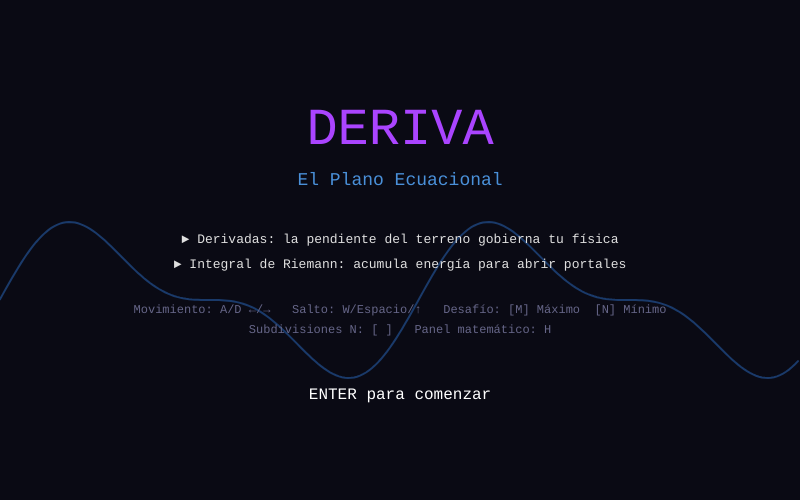
Frame 1 (no input)
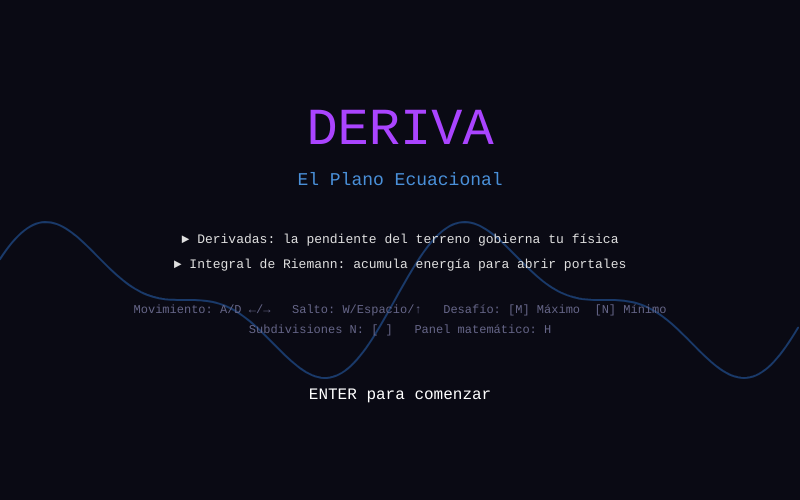
Frame 60 (no input)
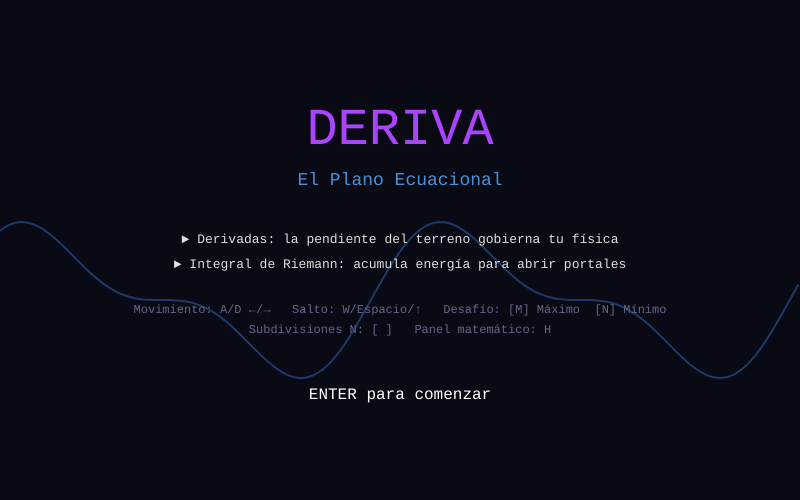
Frame 120 (the mouse pressed at the canvas centre since frame 60)

The p5.js sketch that drew these frames (run headless with seeded random() and noise() and a simulated clock; from frame 60 on, the mouse is pressed at the canvas centre):

// p5.js sketch
// ── sketch.js
// Game state
let gameState = 'MENU';
let currentLevelIndex = 0;
let cameraX = 0;
let levelTimer = 0;
let riemannHistory = [];
let energy = 0;
let riemannN = CONFIG.RIEMANN_N_DEFAULT;
let enemies = [];
let portalX = CONFIG.WORLD_WIDTH - 200;
let showMathPanel = true;
let menuXOffset = 0;
let paused = false;
let levelStats = [];
let collectedCriticals = 0;
let challengeState = null; // active anomaly classification challenge
let zoneAlert = null;      // { message, timer, isWarning }
let lastInDangerZone = null;

function setup() {
  createCanvas(CONFIG.WIDTH, CONFIG.HEIGHT);
  textFont('monospace');
  frameRate(60);
}

function loadLevel(index) {
  currentLevelIndex = index;
  Terrain.build(index);
  Player.init();
  Enemies.build(index);
  riemannHistory = [];
  energy = 0;
  levelTimer = CONFIG.LEVEL_TIME * 60;
  cameraX = 0;
  collectedCriticals = 0;
  challengeState = null;
  zoneAlert = null;
  lastInDangerZone = null;
}

function draw() {
  background(CONFIG.COLORS.BG);

  switch (gameState) {
    case 'MENU':         drawMenu();                  break;
    case 'INSTRUCTIONS': drawInstructions();           break;
    case 'PLAYING':      drawPlaying();                break;
    case 'LEVEL_COMPLETE': drawLevelCompleteScreen();  break;
    case 'GAME_OVER':    HUD.drawGameOver();           break;
    case 'WIN':          drawWinScreen();              break;
  }
}

// ─── MENU ────────────────────────────────────────────────────────────────────

function drawMenu() {
  menuXOffset += 0.4;

  // Animated sine wave background
  stroke('#1a3a6a');
  strokeWeight(2);
  noFill();
  beginShape();
  for (let sx = 0; sx <= CONFIG.WIDTH; sx += 3) {
    const wx = sx + menuXOffset;
    const y = CONFIG.HEIGHT * 0.6 - 60 * Math.sin(wx * 0.015) - 30 * Math.sin(wx * 0.03);
    vertex(sx, y);
  }
  endShape();

  // Title
  noStroke();
  textFont('monospace');
  textAlign(CENTER, CENTER);

  fill('#aa44ff');
  textSize(52);
  text('DERIVA', CONFIG.WIDTH / 2, 130);

  fill('#4a90d9');
  textSize(18);
  text('El Plano Ecuacional', CONFIG.WIDTH / 2, 180);

  fill(CONFIG.COLORS.HUD_TEXT);
  textSize(13);
  text('► Derivadas: la pendiente del terreno gobierna tu física', CONFIG.WIDTH / 2, 240);
  text('► Integral de Riemann: acumula energía para abrir portales', CONFIG.WIDTH / 2, 265);

  fill('#666688');
  textSize(12);
  text('Movimiento: A/D ←/→   Salto: W/Espacio/↑   Desafío: [M] Máximo  [N] Mínimo', CONFIG.WIDTH / 2, 310);
  text('Subdivisiones N: [ ]   Panel matemático: H', CONFIG.WIDTH / 2, 330);

  // Blinking prompt
  if (Math.floor(frameCount / 30) % 2 === 0) {
    fill('#ffffff');
    textSize(16);
    text('ENTER para comenzar', CONFIG.WIDTH / 2, 395);
  }
}

// ─── INSTRUCTIONS ────────────────────────────────────────────────────────────

function drawInstructions() {
  menuXOffset += 0.4;

  // Same animated wave as menu
  stroke('#1a3a6a');
  strokeWeight(2);
  noFill();
  beginShape();
  for (let sx = 0; sx <= CONFIG.WIDTH; sx += 3) {
    const wx = sx + menuXOffset;
    const y = CONFIG.HEIGHT * 0.6 - 60 * Math.sin(wx * 0.015) - 30 * Math.sin(wx * 0.03);
    vertex(sx, y);
  }
  endShape();

  // Header
  noStroke();
  textFont('monospace');
  textAlign(CENTER, TOP);
  fill('#aa44ff');
  textSize(22);
  text('CÓMO JUGAR', CONFIG.WIDTH / 2, 18);

  // Divider
  stroke('#333366');
  strokeWeight(1);
  line(40, 48, CONFIG.WIDTH - 40, 48);
  noStroke();

  const lh = 18;
  textAlign(LEFT, TOP);
  textSize(12);

  // ── Left column: El desafío de clasificación ────────────────────────────────
  const lx = 44;
  let ly = 58;

  fill('#ffdd44');
  textSize(13);
  text('── CLASIFICAR ANOMALÍAS ──', lx, ly); ly += lh + 4;

  fill('#aaccff');
  textSize(11);
  text('Al tocar ★ o ◆ aparece un DESAFÍO:', lx, ly); ly += lh + 2;

  fill(CONFIG.COLORS.HUD_TEXT);
  text('  Lee f\'\'(x) en la pantalla y decide:', lx, ly); ly += lh + 6;

  fill('#ffdd44');
  textSize(12);
  text('  [M]  si  f\'\'(x) < 0  →  Máximo local', lx, ly); ly += lh + 2;
  fill('#44ffaa');
  text('  [N]  si  f\'\'(x) > 0  →  Mínimo local', lx, ly); ly += lh + 8;

  fill('#aaccff');
  textSize(11);
  text('Resultado:', lx, ly); ly += lh;
  fill('#44ff88');
  text('  ¡Correcto!  →  ★ SUPER-SALTO  /  ◆ +ENERGÍA', lx, ly); ly += lh;
  fill('#ff6666');
  text('  Incorrecto  →  la anomalía se corrompe', lx, ly); ly += lh;
  fill(CONFIG.COLORS.HUD_TEXT);
  text('               y se vuelve un enemigo activo', lx, ly); ly += lh + 8;

  fill('#aaccff');
  textSize(11);
  text('Pista: la regla siempre aparece', lx, ly); ly += lh;
  fill('#888888');
  text('  f\'\'(x) < 0 → cima (máx)  |  f\'\'(x) > 0 → valle (mín)', lx, ly); ly += lh + 8;

  fill('#ff9999');
  textSize(11);
  text('Anomalías sueltas: donde f(x) < umbral', lx, ly); ly += lh;
  fill(CONFIG.COLORS.HUD_TEXT);
  text('  son ya enemigos — sáltalos encima', lx, ly);

  // ── Right column: Física del terreno + Integral ─────────────────────────────
  const rx = CONFIG.WIDTH / 2 + 20;
  let ry = 58;

  fill('#4a90d9');
  textSize(13);
  text('── FÍSICA Y ENERGÍA ──', rx, ry); ry += lh + 4;

  fill('#aaccff');
  textSize(11);
  text('El terreno es f(x). Su pendiente te afecta:', rx, ry); ry += lh + 4;

  fill('#ffdd44');
  text('  f\'(x) > 0  ↗  cuesta arriba  →  frenas', rx, ry); ry += lh;
  fill('#44ffaa');
  text('  f\'(x) < 0  ↘  cuesta abajo  →  aceleras', rx, ry); ry += lh;
  fill('#aaccff');
  text('  f\'(x) ≈ 0  →  estás en un punto crítico', rx, ry); ry += lh + 8;

  fill('#4a90d9');
  textSize(13);
  text('Energía = Integral de velocidad:', rx, ry); ry += lh + 2;
  fill('#00ffcc');
  textSize(13);
  text('  E = ∫v(t)dt  ≈  Σ v(tᵢ)·Δt', rx, ry); ry += lh + 4;

  fill(CONFIG.COLORS.HUD_TEXT);
  textSize(11);
  text('Panel inferior-derecha: N rectángulos', rx, ry); ry += lh;
  text('bajo la curva v(t). Más N = mejor aprox.', rx, ry); ry += lh;
  fill('#888888');
  text('  teclas [ ] cambian N  (5 – 50)', rx, ry); ry += lh + 8;

  fill('#aa44ff');
  textSize(11);
  text('Portal al final del nivel:', rx, ry); ry += lh;
  fill(CONFIG.COLORS.HUD_TEXT);
  text('  llégale con  E ≥ umbral  para abrirlo', rx, ry); ry += lh;
  fill('#888888');
  text('  la barra superior muestra E=actual/meta', rx, ry);

  // ── Bottom bar: controls + prompt ──────────────────────────────────────────
  stroke('#333366');
  strokeWeight(1);
  line(40, CONFIG.HEIGHT - 74, CONFIG.WIDTH - 40, CONFIG.HEIGHT - 74);
  noStroke();

  fill('#666688');
  textSize(12);
  textAlign(CENTER, TOP);
  text('Moverse: A/D ← →   Saltar: W/Espacio/↑   Desafío: [M] Máximo  [N] Mínimo   Pausa: ESC', CONFIG.WIDTH / 2, CONFIG.HEIGHT - 66);

  if (Math.floor(frameCount / 30) % 2 === 0) {
    fill('#ffffff');
    textSize(15);
    text('ENTER para comenzar', CONFIG.WIDTH / 2, CONFIG.HEIGHT - 42);
  }
}

// ─── PLAYING ─────────────────────────────────────────────────────────────────

function drawPlaying() {
  if (paused) {
    drawPauseOverlay();
    return;
  }

  const level = LEVELS[currentLevelIndex];

  // Camera follow with lerp
  const targetCamX = Player.get().x - CONFIG.WIDTH / 2.5;
  cameraX = lerp(cameraX, targetCamX, 0.08);
  cameraX = constrain(cameraX, 0, CONFIG.WORLD_WIDTH - CONFIG.WIDTH);

  // Draw terrain with playerX for proximity pulse
  Terrain.draw(cameraX, Player.get().x);

  // Check critical point collection (triggers challenge)
  checkCriticalCollections();

  // Draw portal
  drawPortal();

  // Update and draw enemies, collect energy bonus
  const eBonus = Enemies.update();
  if (eBonus > 0) energy += eBonus;
  Enemies.draw(cameraX);

  // Update challenge or player physics (mutually exclusive)
  if (challengeState) {
    updateChallenge();
  } else {
    Player.update(level.fn);
  }
  Player.draw(cameraX);

  // Timer and energy only tick when no challenge is active
  if (!challengeState) {
    levelTimer--;
    if (levelTimer <= 0) {
      Player.get().lives = Math.max(0, Player.get().lives - 1);
      if (Player.get().lives <= 0) {
        gameState = 'GAME_OVER';
        return;
      }
      levelTimer = CONFIG.LEVEL_TIME * 60;
    }

    // Riemann history — rolling 240-sample window for visualization
    const spd = Math.abs(Player.get().vx);
    riemannHistory.push({ t: frameCount, v: spd });
    if (riemannHistory.length > 240) riemannHistory.shift();

    // Energy accumulates as running Riemann sum: E = ∫v(t)dt
    energy += spd * CONFIG.DT;
  }

  // Game over check
  if (Player.get().lives <= 0) {
    gameState = 'GAME_OVER';
    return;
  }

  // Zone detection: alert when entering/leaving danger zone
  if (!challengeState) {
    const currentFx = level.fn(Player.get().x);
    const inDanger = currentFx < level.enemyThreshold;
    if (lastInDangerZone !== inDanger) {
      lastInDangerZone = inDanger;
      zoneAlert = {
        message: inDanger
          ? '⚠ f(x) < ' + level.enemyThreshold + '  →  zona de anomalías'
          : '✓ f(x) > 0  →  zona segura',
        timer: 150,
        isWarning: inDanger,
      };
    }
    if (zoneAlert) {
      zoneAlert.timer--;
      if (zoneAlert.timer <= 0) zoneAlert = null;
    }
  }

  // Portal activation check
  const px = Player.get().x;
  const distToPortal = Math.abs(px - portalX);
  if (distToPortal < 30 && energy >= level.energyGoal) {
    levelStats[currentLevelIndex] = {
      energy,
      goal: level.energyGoal,
      history: [...riemannHistory],
    };
    gameState = 'LEVEL_COMPLETE';
    return;
  }

  // HUD
  const critPts = Terrain.getCriticalPoints();
  HUD.draw({
    lives: Player.get().lives,
    levelName: level.name,
    fnStr: level.fnStr,
    energy,
    energyGoal: level.energyGoal,
    levelTimer,
    riemannHistory,
    riemannN,
    showMathPanel,
    currentLevelFn: level.fn,
    playerX: Player.get().x,
    cameraX,
    collectedCriticals,
    totalCriticals: critPts.length,
  });

  // Zone alert overlay
  HUD.drawZoneAlert(zoneAlert);

  // Challenge overlay (on top of everything)
  if (challengeState) {
    HUD.drawChallenge(challengeState);
  }
}

function checkCriticalCollections() {
  if (challengeState) return; // Don't trigger new challenge while one is active

  const player = Player.get();
  const critPts = Terrain.getCriticalPoints();

  for (let i = 0; i < critPts.length; i++) {
    if (Terrain.isCollected(i)) continue;
    const cp = critPts[i];
    const cpY = Terrain.getY(cp.x);
    const dx = Math.abs(player.x - cp.x);
    const dy = Math.abs(player.y - cpY);

    if (dx < 20 && dy < 28) {
      // Mark collected immediately so it doesn't re-trigger
      Terrain.collectPoint(i);

      const fn = LEVELS[currentLevelIndex].fn;
      challengeState = {
        cpIndex: i,
        cp: { ...cp },
        cpY,
        d1: derivative(fn, cp.x),
        d2: secondDerivative(fn, cp.x),
        timeLeft: CONFIG.CHALLENGE_TIME * 60,
        feedback: null,
        feedbackTimer: 0,
      };
      break;
    }
  }
}

function updateChallenge() {
  if (!challengeState) return;

  if (challengeState.feedback !== null) {
    challengeState.feedbackTimer--;
    if (challengeState.feedbackTimer <= 0) challengeState = null;
    return;
  }

  challengeState.timeLeft--;
  if (challengeState.timeLeft <= 0) {
    // Timeout: point already gone, close silently
    challengeState = null;
  }
}

function answerChallenge(answer) {
  if (!challengeState || challengeState.feedback !== null) return;

  const correct = answer === challengeState.cp.type;
  challengeState.feedback = correct ? 'correct' : 'wrong';
  challengeState.feedbackTimer = 100;

  if (correct) {
    collectedCriticals++;
    if (challengeState.cp.type === 'max') {
      Player.superJump();
    } else {
      energy += 20;
    }
  } else {
    Enemies.spawnCorrupted(challengeState.cp.x);
  }
}

function drawPortal() {
  const screenX = portalX - cameraX;
  if (screenX < -40 || screenX > CONFIG.WIDTH + 40) return;

  const level = LEVELS[currentLevelIndex];
  const active = energy >= level.energyGoal;
  const pulse = active ? 0.5 + 0.5 * Math.sin(frameCount * 0.1) : 0.3 + 0.1 * Math.sin(frameCount * 0.03);
  const r = 24 + pulse * 12;
  const terrainY = Terrain.getY(portalX);

  push();
  noFill();
  stroke(active ? '#aa44ff' : '#553377');
  strokeWeight(3);
  ellipse(screenX, terrainY - r, r * 2, r * 2.5);

  // Inner glow
  stroke(active ? '#cc88ff' : '#664488');
  strokeWeight(1.5);
  ellipse(screenX, terrainY - r, r * 1.2, r * 1.5);

  // Label
  noStroke();
  fill(active ? '#aa44ff' : '#553377');
  textFont('monospace');
  textSize(10);
  textAlign(CENTER, BOTTOM);
  text(active ? '◉ PORTAL' : 'E < ' + level.energyGoal, screenX, terrainY - r * 2.2 - 4);
  pop();
}

function drawPauseOverlay() {
  fill('rgba(0,0,0,0.6)');
  rect(0, 0, CONFIG.WIDTH, CONFIG.HEIGHT);
  fill('#ffffff');
  textFont('monospace');
  textSize(28);
  textAlign(CENTER, CENTER);
  text('PAUSA', CONFIG.WIDTH / 2, CONFIG.HEIGHT / 2);
  textSize(13);
  fill('#aaaaaa');
  text('ESC para continuar', CONFIG.WIDTH / 2, CONFIG.HEIGHT / 2 + 40);
}

// ─── LEVEL COMPLETE ───────────────────────────────────────────────────────────

function drawLevelCompleteScreen() {
  // Still draw world behind
  Terrain.draw(cameraX);
  Enemies.draw(cameraX);
  Player.draw(cameraX);

  const critPts = Terrain.getCriticalPoints();
  HUD.drawLevelComplete({
    levelName: LEVELS[currentLevelIndex].name,
    energy,
    energyGoal: LEVELS[currentLevelIndex].energyGoal,
    levelTimer,
    riemannHistory,
    riemannN,
    collectedCriticals,
    totalCriticals: critPts.length,
  });
}

// ─── WIN ──────────────────────────────────────────────────────────────────────

function drawWinScreen() {
  HUD.drawWin(levelStats);
}

// ─── INPUT ────────────────────────────────────────────────────────────────────

function resolveKey() {
  if (keyCode === LEFT_ARROW)  return 'ArrowLeft';
  if (keyCode === RIGHT_ARROW) return 'ArrowRight';
  if (keyCode === UP_ARROW)    return 'ArrowUp';
  if (keyCode === DOWN_ARROW)  return 'ArrowDown';
  if (keyCode === 32)          return 'Space';
  const upper = (key + '').toUpperCase();
  if (upper === 'A') return 'KeyA';
  if (upper === 'D') return 'KeyD';
  if (upper === 'W') return 'KeyW';
  return '';
}

function keyPressed() {
  const mapped = resolveKey();
  if (mapped) Player.handleKey(mapped, true);

  if (keyCode === ENTER) {
    if (gameState === 'MENU') {
      gameState = 'INSTRUCTIONS';
    } else if (gameState === 'INSTRUCTIONS') {
      loadLevel(0);
      gameState = 'PLAYING';
    } else if (gameState === 'LEVEL_COMPLETE') {
      if (currentLevelIndex < LEVELS.length - 1) {
        loadLevel(currentLevelIndex + 1);
        gameState = 'PLAYING';
      } else {
        gameState = 'WIN';
      }
    } else if (gameState === 'GAME_OVER') {
      loadLevel(currentLevelIndex);
      gameState = 'PLAYING';
    } else if (gameState === 'WIN') {
      levelStats = [];
      loadLevel(0);
      gameState = 'MENU';
    }
  }

  // Challenge answer keys (M = Máximo, N = Mínimo)
  if (gameState === 'PLAYING' && challengeState) {
    if (key === 'm' || key === 'M') answerChallenge('max');
    if (key === 'n' || key === 'N') answerChallenge('min');
  }

  if (key === 'h' || key === 'H') showMathPanel = !showMathPanel;
  if (key === ']') riemannN = Math.min(50, riemannN + 1);
  if (key === '[') riemannN = Math.max(5, riemannN - 1);
  if (keyCode === ESCAPE && gameState === 'PLAYING') paused = !paused;

  // Prevent default scroll on arrow keys / space
  if ([32, 37, 38, 39, 40].includes(keyCode)) return false;
}

function keyReleased() {
  const mapped = resolveKey();
  if (mapped) Player.handleKey(mapped, false);
}

// ── config.js
const CONFIG = {
  WIDTH: 800,
  HEIGHT: 500,
  WORLD_WIDTH: 4000,
  BASELINE: 0.62,
  DT: 1 / 60,
  GRAVITY: 0.5,
  JUMP_FORCE: -11,
  MOVE_SPEED: 3.5,
  SLOPE_DAMPING: 0.018,
  LEVEL_TIME: 60,
  RIEMANN_N_DEFAULT: 15,
  ENERGY_THRESHOLDS: [180, 240, 300],
  CHALLENGE_TIME: 5,

  COLORS: {
    BG:              '#0a0a14',
    TERRAIN_FILL:    '#1a2a4a',
    TERRAIN_LINE:    '#4a90d9',
    PLAYER:          '#ffffff',
    PLAYER_TRAIL:    '#00ffcc',
    ENEMY:           '#ff4444',
    ENEMY_CORRUPTED: '#ff8800',
    CRITICAL_MAX:    '#ffdd44',
    CRITICAL_MIN:    '#44ffaa',
    PORTAL:          '#aa44ff',
    HUD_BG:          'rgba(0,0,0,0.72)',
    HUD_TEXT:        '#e0e0e0',
    RIEMANN_FILL:    'rgba(74,144,217,0.35)',
    RIEMANN_LINE:    '#4a90d9',
    VELOCITY_CRV:    '#00ffcc',
  }
};

// ── enemies.js
const Enemies = (() => {
  let enemies = [];

  function build(levelIndex) {
    enemies = [];
    const fn = LEVELS[levelIndex].fn;
    const threshold = LEVELS[levelIndex].enemyThreshold;
    for (let wx = 300; wx < CONFIG.WORLD_WIDTH - 200; wx += 160) {
      if (fn(wx) < threshold) {
        enemies.push({
          wx,
          originX: wx,
          alive: true,
          dir: 1,
          patrolRange: 65,
          corrupted: false,
          spawnTimer: 0,
        });
      }
    }
  }

  function spawnCorrupted(wx) {
    enemies.push({
      wx,
      originX: wx,
      alive: true,
      dir: 1,
      patrolRange: 50,
      corrupted: true,
      spawnTimer: 120, // 2s grace period before it can damage the player
    });
  }

  function update() {
    const player = Player.get();
    let bonus = 0;

    for (const e of enemies) {
      if (!e.alive) continue;

      if (e.spawnTimer > 0) e.spawnTimer--;

      // Patrol movement
      e.wx += e.dir * 1.2;
      if (e.wx > e.originX + e.patrolRange) e.dir = -1;
      if (e.wx < e.originX - e.patrolRange) e.dir = 1;

      if (e.spawnTimer > 0) continue; // Not ready to collide yet

      const ey = Terrain.getY(e.wx);
      const dx = Math.abs(player.x - e.wx);
      const dy = Math.abs(player.y - ey);

      if (dx < 22 && dy < 22) {
        if (player.vy > 0 && player.y < ey) {
          e.alive = false;
          Player.superJump();
          bonus += 15;
        } else {
          Player.takeDamage();
        }
      }
    }
    return bonus;
  }

  function draw(cameraX) {
    push();
    for (const e of enemies) {
      if (!e.alive) continue;
      const sx = e.wx - cameraX;
      if (sx < -30 || sx > CONFIG.WIDTH + 30) continue;

      const ey = Terrain.getY(e.wx);

      if (e.corrupted) {
        // Pulsing orange for corrupted anomalies
        const pulse = 0.5 + 0.5 * Math.sin(frameCount * 0.18);
        fill(lerpColor(color(CONFIG.COLORS.ENEMY_CORRUPTED), color('#ffff00'), pulse * 0.4));
        stroke('#aa4400');
      } else {
        fill(CONFIG.COLORS.ENEMY);
        stroke('#aa0000');
      }
      strokeWeight(1.5);
      ellipse(sx, ey - 13, 26, 26);

      noStroke();
      fill(e.corrupted ? '#ffcc88' : '#ff9999');
      textAlign(CENTER, BOTTOM);
      textSize(9);
      textFont('monospace');
      text(e.corrupted ? '¡CORRUPTA!' : 'f(x)<0', sx, ey - 28);
    }
    pop();
  }

  function getAll() { return enemies; }

  return { build, update, draw, getAll, spawnCorrupted };
})();

// ── hud.js
const HUD = (() => {

  function draw(state) {
    const {
      lives, levelName, fnStr, energy, energyGoal,
      levelTimer, riemannHistory, riemannN,
      showMathPanel, currentLevelFn, playerX, cameraX,
      collectedCriticals, totalCriticals,
    } = state;

    drawTopBar(lives, levelName, energy, energyGoal, levelTimer);

    if (showMathPanel) {
      drawMathPanel(fnStr, playerX, currentLevelFn, riemannN);
    }

    drawRiemannPanel(riemannHistory, riemannN, energy);
  }

  function drawTopBar(lives, levelName, energy, energyGoal, levelTimer) {
    push();
    fill(CONFIG.COLORS.HUD_BG);
    noStroke();
    rect(0, 0, CONFIG.WIDTH, 36);

    // Lives
    textSize(16);
    textAlign(LEFT, CENTER);
    fill('#ff6666');
    for (let i = 0; i < 3; i++) {
      fill(i < lives ? '#ff6666' : '#444444');
      text('♥', 10 + i * 22, 18);
    }

    // Level name
    fill(CONFIG.COLORS.HUD_TEXT);
    textSize(13);
    textFont('monospace');
    textAlign(CENTER, CENTER);
    text(levelName, CONFIG.WIDTH / 2, 18);

    // Energy bar
    const barX = CONFIG.WIDTH - 200;
    const barW = 120;
    const barH = 12;
    const barY = 12;
    fill('#222244');
    rect(barX, barY, barW, barH, 3);
    const pct = Math.min(energy / energyGoal, 1);
    fill(pct >= 1 ? '#aa44ff' : '#4a90d9');
    rect(barX, barY, barW * pct, barH, 3);
    fill(CONFIG.COLORS.HUD_TEXT);
    textSize(10);
    textAlign(LEFT, CENTER);
    text('E=' + Math.round(energy) + '/' + energyGoal, barX + barW + 5, 18);

    // Timer
    const secs = Math.ceil(levelTimer / 60);
    fill(secs < 10 ? '#ff4444' : CONFIG.COLORS.HUD_TEXT);
    textSize(13);
    textAlign(RIGHT, CENTER);
    text('0:' + String(secs).padStart(2, '0'), CONFIG.WIDTH - 5, 18);

    pop();
  }

  function drawMathPanel(fnStr, playerX, fn, riemannN) {
    const px = CONFIG.WIDTH - 220;
    const py = 46;
    const pw = 215;
    const ph = 130;

    push();
    fill(CONFIG.COLORS.HUD_BG);
    stroke('#4a90d9');
    strokeWeight(1);
    rect(px, py, pw, ph, 4);

    noStroke();
    fill('#4a90d9');
    textSize(10);
    textFont('monospace');
    textAlign(LEFT, TOP);

    const lh = 16;
    let y = py + 8;

    text('── ANÁLISIS f(x) ──', px + 8, y); y += lh;

    // Truncate fnStr if too long
    const shortFn = fnStr.length > 30 ? fnStr.substring(0, 28) + '…' : fnStr;
    fill(CONFIG.COLORS.HUD_TEXT);
    text(shortFn, px + 8, y); y += lh;

    const fx = fn(playerX);
    const d1 = derivative(fn, playerX);
    const d2 = secondDerivative(fn, playerX);

    fill('#aaccff');
    text('x      = ' + playerX.toFixed(1), px + 8, y); y += lh;
    text('f(x)   = ' + fx.toFixed(2), px + 8, y); y += lh;

    const dir = d1 > 0.05 ? '↗ subiendo' : d1 < -0.05 ? '↘ bajando' : '→ plano';
    text("f'(x)  = " + d1.toFixed(3) + '  ' + dir, px + 8, y); y += lh;

    const curv = d2 < -0.05 ? '∩ cima' : d2 > 0.05 ? '∪ valle' : '≈ plano';
    text("f''(x) = " + d2.toFixed(3) + '  ' + curv, px + 8, y); y += lh;

    fill('#888888');
    text('N=' + riemannN + '  ([/] cambiar)', px + 8, y);

    pop();
  }

  function drawRiemannPanel(history, N, energy) {
    const pw = 210;
    const ph = 90;
    const px = CONFIG.WIDTH - pw - 5;
    const py = CONFIG.HEIGHT - ph - 5;

    push();
    fill(CONFIG.COLORS.HUD_BG);
    stroke('#4a90d9');
    strokeWeight(1);
    rect(px, py, pw, ph, 4);

    // Title & energy
    noStroke();
    fill('#4a90d9');
    textSize(10);
    textFont('monospace');
    textAlign(LEFT, TOP);
    text('v(t)', px + 6, py + 6);
    textAlign(RIGHT, TOP);
    text('∫v dt ≈ ' + energy.toFixed(1), px + pw - 6, py + 6);

    if (history.length < 2) { pop(); return; }

    const chartX = px + 6;
    const chartY = py + 20;
    const chartW = pw - 12;
    const chartH = ph - 28;

    // Find max velocity for scaling
    let maxV = 0.1;
    for (const s of history) { if (s.v > maxV) maxV = s.v; }

    // Draw Riemann rectangles
    const step = Math.floor(history.length / N) || 1;
    const rectW = chartW / N;

    fill(CONFIG.COLORS.RIEMANN_FILL);
    stroke(CONFIG.COLORS.RIEMANN_LINE);
    strokeWeight(0.8);

    for (let i = 0; i < N; i++) {
      const idx = Math.min(Math.floor(i * history.length / N), history.length - 1);
      const v = history[idx].v;
      const rh = map(v, 0, maxV, 0, chartH);
      rect(chartX + i * rectW, chartY + chartH - rh, rectW, rh);
    }

    // Velocity curve overlay
    stroke(CONFIG.COLORS.VELOCITY_CRV);
    strokeWeight(1.5);
    noFill();
    beginShape();
    for (let i = 0; i < history.length; i++) {
      const cx = map(i, 0, history.length - 1, chartX, chartX + chartW);
      const cy = map(history[i].v, 0, maxV, chartY + chartH, chartY);
      vertex(cx, cy);
    }
    endShape();

    // Axis
    stroke('#446688');
    strokeWeight(1);
    line(chartX, chartY + chartH, chartX + chartW, chartY + chartH);

    noStroke();
    fill('#446688');
    textSize(8);
    textAlign(RIGHT, BOTTOM);
    text('t', chartX + chartW, chartY + chartH + 2);

    pop();
  }

  function drawLevelComplete(state) {
    const { levelName, energy, energyGoal, levelTimer, riemannHistory, riemannN, collectedCriticals, totalCriticals } = state;

    push();
    fill('rgba(0,0,0,0.85)');
    rect(0, 0, CONFIG.WIDTH, CONFIG.HEIGHT);

    textFont('monospace');
    textAlign(CENTER, CENTER);

    fill('#aa44ff');
    textSize(36);
    text('PORTAL ABIERTO', CONFIG.WIDTH / 2, 100);

    fill(CONFIG.COLORS.HUD_TEXT);
    textSize(16);
    text(levelName, CONFIG.WIDTH / 2, 148);

    textSize(14);
    fill('#4a90d9');
    text('Energía: ' + energy.toFixed(1) + ' / ' + energyGoal, CONFIG.WIDTH / 2, 190);
    text('Tiempo restante: ' + Math.ceil(levelTimer / 60) + 's', CONFIG.WIDTH / 2, 212);
    text('Puntos críticos: ' + collectedCriticals + ' / ' + totalCriticals, CONFIG.WIDTH / 2, 234);

    // Static Riemann visualization
    drawStaticRiemann(riemannHistory, riemannN, 160, 260, 480, 80);

    fill('#aaaaaa');
    textSize(13);
    text('ENTER para continuar', CONFIG.WIDTH / 2, 380);

    pop();
  }

  function drawStaticRiemann(history, N, x, y, w, h) {
    if (history.length < 2) return;
    push();
    fill(CONFIG.COLORS.HUD_BG);
    stroke('#4a90d9');
    strokeWeight(1);
    rect(x, y, w, h, 4);

    let maxV = 0.1;
    for (const s of history) { if (s.v > maxV) maxV = s.v; }

    const chartX = x + 4;
    const chartY = y + 8;
    const chartW = w - 8;
    const chartH = h - 16;
    const rectW = chartW / N;

    fill(CONFIG.COLORS.RIEMANN_FILL);
    stroke(CONFIG.COLORS.RIEMANN_LINE);
    strokeWeight(0.5);
    for (let i = 0; i < N; i++) {
      const idx = Math.min(Math.floor(i * history.length / N), history.length - 1);
      const v = history[idx].v;
      const rh = map(v, 0, maxV, 0, chartH);
      rect(chartX + i * rectW, chartY + chartH - rh, rectW, rh);
    }

    stroke(CONFIG.COLORS.VELOCITY_CRV);
    strokeWeight(1.2);
    noFill();
    beginShape();
    for (let i = 0; i < history.length; i++) {
      const cx = map(i, 0, history.length - 1, chartX, chartX + chartW);
      const cy = map(history[i].v, 0, maxV, chartY + chartH, chartY);
      vertex(cx, cy);
    }
    endShape();
    pop();
  }

  function drawWin(levelStats) {
    push();
    fill('rgba(0,0,0,0.92)');
    rect(0, 0, CONFIG.WIDTH, CONFIG.HEIGHT);

    textFont('monospace');
    textAlign(CENTER, CENTER);

    fill('#ffdd44');
    textSize(38);
    text('¡MISIÓN COMPLETADA!', CONFIG.WIDTH / 2, 80);

    fill('#44ffaa');
    textSize(18);
    text('Dra. Lyra rescatada', CONFIG.WIDTH / 2, 124);

    // Level stats table
    fill(CONFIG.COLORS.HUD_TEXT);
    textSize(13);
    const cols = ['Nivel', 'Energía', 'Objetivo'];
    const colX = [CONFIG.WIDTH / 2 - 160, CONFIG.WIDTH / 2, CONFIG.WIDTH / 2 + 120];

    fill('#4a90d9');
    for (let i = 0; i < cols.length; i++) {
      textAlign(CENTER, TOP);
      text(cols[i], colX[i], 160);
    }

    for (let i = 0; i < levelStats.length; i++) {
      const st = levelStats[i];
      fill(CONFIG.COLORS.HUD_TEXT);
      const row = 180 + i * 20;
      text('Nivel ' + (i + 1), colX[0], row);
      text(st.energy.toFixed(1), colX[1], row);
      text(st.goal, colX[2], row);
    }

    // 3 mini Riemann charts
    const miniW = 200;
    const miniH = 60;
    const gap = 20;
    const totalW = 3 * miniW + 2 * gap;
    const startX = (CONFIG.WIDTH - totalW) / 2;

    for (let i = 0; i < levelStats.length; i++) {
      const mx = startX + i * (miniW + gap);
      const my = 260;
      fill('#4a90d9');
      textSize(10);
      textAlign(CENTER, BOTTOM);
      text('Nivel ' + (i + 1), mx + miniW / 2, my - 2);
      drawStaticRiemann(levelStats[i].history, 15, mx, my, miniW, miniH);
    }

    fill('#aaaaaa');
    textSize(13);
    textAlign(CENTER, CENTER);
    text('ENTER para el menú', CONFIG.WIDTH / 2, 380);
    pop();
  }

  function drawGameOver() {
    push();
    fill('rgba(0,0,0,0.88)');
    rect(0, 0, CONFIG.WIDTH, CONFIG.HEIGHT);
    textFont('monospace');
    textAlign(CENTER, CENTER);
    fill('#ff4444');
    textSize(40);
    text('GAME OVER', CONFIG.WIDTH / 2, CONFIG.HEIGHT / 2 - 30);
    fill('#aaaaaa');
    textSize(14);
    text('ENTER para reintentar', CONFIG.WIDTH / 2, CONFIG.HEIGHT / 2 + 20);
    pop();
  }

  function drawChallenge(state) {
    if (!state) return;
    push();

    fill('rgba(0,0,0,0.72)');
    noStroke();
    rect(0, 0, CONFIG.WIDTH, CONFIG.HEIGHT);

    const bw = 340;
    const bh = state.feedback ? 160 : 230;
    const bx = CONFIG.WIDTH / 2 - bw / 2;
    const by = CONFIG.HEIGHT / 2 - bh / 2 - 20;

    if (state.feedback) {
      const ok = state.feedback === 'correct';
      stroke(ok ? '#00ff88' : '#ff4444');
      fill(ok ? 'rgba(0,40,20,0.97)' : 'rgba(40,0,0,0.97)');
      strokeWeight(2);
      rect(bx, by, bw, bh, 6);
      noStroke();

      fill(ok ? '#00ff88' : '#ff4444');
      textFont('monospace');
      textSize(22);
      textAlign(CENTER, TOP);
      text(ok ? '¡Correcto!' : 'Incorrecto', CONFIG.WIDTH / 2, by + 18);

      const typeStr = state.cp.type === 'max' ? 'Máximo local' : 'Mínimo local';
      fill(CONFIG.COLORS.HUD_TEXT);
      textSize(12);
      text("f''(x) = " + state.d2.toFixed(3) + '  →  ' + typeStr, CONFIG.WIDTH / 2, by + 58);

      if (ok) {
        fill('#aaffcc');
        textSize(13);
        text(state.cp.type === 'max' ? '+SUPER-SALTO' : '+20 ENERGÍA', CONFIG.WIDTH / 2, by + 88);
      } else {
        fill('#ff9999');
        textSize(11);
        text('La anomalía se corrompió → ¡cuidado!', CONFIG.WIDTH / 2, by + 88);
        fill('#888888');
        textSize(10);
        text('f\'\'(x) < 0 → Máximo  |  f\'\'(x) > 0 → Mínimo', CONFIG.WIDTH / 2, by + 114);
      }
      pop();
      return;
    }

    // Active challenge box
    stroke('#4a90d9');
    fill('rgba(5,10,30,0.97)');
    strokeWeight(2);
    rect(bx, by, bw, bh, 6);
    noStroke();

    textFont('monospace');

    // Title
    fill('#ffdd44');
    textSize(14);
    textAlign(CENTER, TOP);
    text('⚡  ANOMALÍA DETECTADA', CONFIG.WIDTH / 2, by + 14);

    stroke('#333366');
    strokeWeight(1);
    line(bx + 10, by + 34, bx + bw - 10, by + 34);
    noStroke();

    // Math values
    textAlign(LEFT, TOP);
    fill('#aaccff');
    textSize(12);
    text("f'(x)  = " + state.d1.toFixed(4) + '  ≈  0  (punto crítico)', bx + 18, by + 44);

    const d2Hint = state.d2 < 0 ? '  < 0' : '  > 0';
    fill('#00ffcc');
    text("f''(x) = " + state.d2.toFixed(4) + d2Hint, bx + 18, by + 62);

    fill('#666688');
    textSize(10);
    text("Recuerda: f''(x) < 0 → máximo  |  f''(x) > 0 → mínimo", bx + 18, by + 86);

    // Answer options
    textSize(14);
    textAlign(CENTER, TOP);
    fill('#ffdd44');
    text('[M]  Máximo local', CONFIG.WIDTH / 2, by + 110);
    fill('#44ffaa');
    text('[N]  Mínimo local', CONFIG.WIDTH / 2, by + 134);

    // Timer bar
    const pct = state.timeLeft / (CONFIG.CHALLENGE_TIME * 60);
    const barW = bw - 24;
    fill('#222244');
    rect(bx + 12, by + bh - 34, barW, 10, 3);
    fill(pct > 0.4 ? '#4a90d9' : '#ff4444');
    rect(bx + 12, by + bh - 34, barW * pct, 10, 3);
    fill('#888888');
    textSize(9);
    textAlign(CENTER, TOP);
    text('⏱ ' + (state.timeLeft / 60).toFixed(1) + ' s', CONFIG.WIDTH / 2, by + bh - 20);

    pop();
  }

  function drawZoneAlert(alert) {
    if (!alert || alert.timer <= 0) return;
    push();
    const alpha = Math.min(1, alert.timer / 30);

    textFont('monospace');
    textSize(12);
    textAlign(CENTER, CENTER);

    const msg = alert.message;
    const tw = textWidth(msg) + 24;
    const th = 26;
    const tx = CONFIG.WIDTH / 2 - tw / 2;
    const ty = CONFIG.HEIGHT - 108;

    fill(`rgba(0,0,0,${(alpha * 0.75).toFixed(2)})`);
    noStroke();
    rect(tx, ty, tw, th, 4);

    if (alert.isWarning) {
      fill(`rgba(255,140,40,${alpha.toFixed(2)})`);
    } else {
      fill(`rgba(50,220,100,${alpha.toFixed(2)})`);
    }
    text(msg, CONFIG.WIDTH / 2, ty + th / 2);
    pop();
  }

  return { draw, drawLevelComplete, drawWin, drawGameOver, drawChallenge, drawZoneAlert };
})();

// ── levels.js
const LEVELS = [
  {
    name: "Nivel 1 — Ondas Armónicas",
    fn: (x) => 80 * Math.sin(x * 0.015) + 40 * Math.sin(x * 0.03),
    fnStr: "f(x) = 80·sin(0.015x) + 40·sin(0.03x)",
    enemyThreshold: -15,
    energyGoal: CONFIG.ENERGY_THRESHOLDS[0],
  },
  {
    name: "Nivel 2 — Cúbica Caótica",
    fn: (x) => {
      const cx = x - 2000;
      return 0.00015 * Math.pow(cx, 3) - 0.06 * Math.pow(cx, 2) + 50 * Math.cos(x * 0.022);
    },
    fnStr: "f(x) = 0.00015(x-2000)³ - 0.06(x-2000)² + 50·cos(0.022x)",
    enemyThreshold: -20,
    energyGoal: CONFIG.ENERGY_THRESHOLDS[1],
  },
  {
    name: "Nivel 3 — Resonancia Final",
    fn: (x) => 100 * Math.sin(x * 0.01) * Math.cos(x * 0.025) + 30 * Math.sin(x * 0.05),
    fnStr: "f(x) = 100·sin(0.01x)·cos(0.025x) + 30·sin(0.05x)",
    enemyThreshold: -18,
    energyGoal: CONFIG.ENERGY_THRESHOLDS[2],
  }
];

// ── math.js
function derivative(f, x, h = 0.8) {
  return (f(x + h) - f(x - h)) / (2 * h);
}

function secondDerivative(f, x, h = 0.8) {
  return (f(x + h) - 2 * f(x) + f(x - h)) / (h * h);
}

function riemannSum(samples, dt) {
  return samples.reduce((acc, s) => acc + s.v * dt, 0);
}

function findCriticalPoints(f, xStart, xEnd, step = 12, minSpacing = 180) {
  const points = [];
  let lastX = -minSpacing;
  for (let x = xStart; x < xEnd; x += step) {
    if (x - lastX < minSpacing) continue;
    const d1 = derivative(f, x);
    const d1next = derivative(f, x + step);

    if (d1 * d1next < 0) {
      // Sign change in f'(x): d1 > 0 means we were ascending → now descending = MAX
      points.push({ x, type: d1 > 0 ? 'max' : 'min' });
      lastX = x;
    } else if (Math.abs(d1) < 0.3) {
      // Very flat but no clear crossover: fall back to f''(x) sign
      const d2 = secondDerivative(f, x);
      if (Math.abs(d2) > 0.02) {
        points.push({ x, type: d2 < 0 ? 'max' : 'min' });
        lastX = x;
      }
    }
  }
  return points;
}

// ── player.js
const Player = (() => {
  let state = {
    x: 80,
    y: 0,
    vx: 0,
    vy: 0,
    onGround: false,
    lives: 3,
    invincible: 0,
    trail: [],
  };

  let keys = {};

  function init() {
    state.x = 80;
    state.y = Terrain.getY(80) - 14;
    state.vx = 0;
    state.vy = 0;
    state.onGround = false;
    state.lives = 3;
    state.invincible = 0;
    state.trail = [];
  }

  function resetPosition() {
    state.x = 80;
    state.y = Terrain.getY(80) - 14;
    state.vx = 0;
    state.vy = 0;
    state.onGround = false;
    state.invincible = 90;
  }

  function handleKey(code, pressed) {
    keys[code] = pressed;
  }

  function update(currentLevelFn) {
    if (keys['ArrowLeft'] || keys['KeyA']) {
      state.vx = -CONFIG.MOVE_SPEED;
    } else if (keys['ArrowRight'] || keys['KeyD']) {
      state.vx = CONFIG.MOVE_SPEED;
    } else {
      state.vx *= 0.85;
    }

    // f'(x) creates slope-dependent friction/acceleration
    const slope = derivative(currentLevelFn, state.x);
    state.vx -= slope * CONFIG.SLOPE_DAMPING * Math.abs(state.vx + 1);

    state.vy += CONFIG.GRAVITY;
    state.x += state.vx;
    state.y += state.vy;

    state.x = Math.max(0, Math.min(CONFIG.WORLD_WIDTH - 1, state.x));

    const terrainY = Terrain.getY(state.x);
    if (state.y >= terrainY) {
      state.y = terrainY;
      state.vy = 0;
      state.onGround = true;
    } else {
      state.onGround = false;
    }

    if (state.onGround && (keys['ArrowUp'] || keys['KeyW'] || keys['Space'])) {
      state.vy = CONFIG.JUMP_FORCE;
      state.onGround = false;
    }

    state.trail.push({ x: state.x, y: state.y });
    if (state.trail.length > 12) state.trail.shift();

    if (state.y > CONFIG.HEIGHT + 100) {
      state.lives = Math.max(0, state.lives - 1);
      resetPosition();
    }

    if (state.invincible > 0) state.invincible--;
  }

  function superJump() {
    state.vy = CONFIG.JUMP_FORCE * 1.6;
    state.onGround = false;
  }

  function takeDamage() {
    if (state.invincible > 0) return false;
    state.lives = Math.max(0, state.lives - 1);
    state.invincible = 90;
    return true;
  }

  function draw(cameraX) {
    push();

    for (let i = 0; i < state.trail.length; i++) {
      const t = state.trail[i];
      const alpha = map(i, 0, state.trail.length - 1, 0, 150);
      const r = map(i, 0, state.trail.length - 1, 4, 10);
      const sx = t.x - cameraX;
      const col = color(CONFIG.COLORS.PLAYER_TRAIL);
      col.setAlpha(alpha);
      noStroke();
      fill(col);
      ellipse(sx, t.y, r, r);
    }

    const sx = state.x - cameraX;

    if (state.invincible > 0 && frameCount % 6 < 3) {
      pop();
      return;
    }

    stroke('#00ffcc');
    strokeWeight(2);
    fill(CONFIG.COLORS.PLAYER);
    ellipse(sx, state.y, 28, 28);

    pop();
  }

  function get() { return state; }

  return { init, update, draw, handleKey, get, takeDamage, superJump, resetPosition };
})();

// ── terrain.js
const Terrain = (() => {
  let currentLevel = null;
  let criticalPoints = [];
  let collectedPoints = new Set();

  function build(levelIndex) {
    currentLevel = LEVELS[levelIndex];
    collectedPoints = new Set();
    criticalPoints = findCriticalPoints(currentLevel.fn, 0, CONFIG.WORLD_WIDTH);
  }

  function getY(worldX) {
    const baseline = CONFIG.HEIGHT * CONFIG.BASELINE;
    return baseline - currentLevel.fn(worldX);
  }

  function draw(cameraX, playerX) {
    push();

    // Terrain fill
    fill(CONFIG.COLORS.TERRAIN_FILL);
    stroke(CONFIG.COLORS.TERRAIN_LINE);
    strokeWeight(2);
    beginShape();
    for (let sx = 0; sx <= CONFIG.WIDTH; sx += 2) {
      const wx = sx + cameraX;
      vertex(sx, getY(wx));
    }
    vertex(CONFIG.WIDTH, CONFIG.HEIGHT);
    vertex(0, CONFIG.HEIGHT);
    endShape(CLOSE);

    // Critical point markers
    for (let i = 0; i < criticalPoints.length; i++) {
      const cp = criticalPoints[i];
      if (collectedPoints.has(i)) continue;
      const sx = cp.x - cameraX;
      if (sx < -30 || sx > CONFIG.WIDTH + 30) continue;
      const sy = getY(cp.x);

      // Pulse when player is within 80 world units
      const dist = playerX !== undefined ? Math.abs(cp.x - playerX) : 999;
      const s = dist < 80 ? 1 + 0.3 * Math.sin(frameCount * 0.22) : 1;

      if (cp.type === 'max') {
        drawStar(sx, sy - 18, CONFIG.COLORS.CRITICAL_MAX, s);
      } else {
        drawDiamond(sx, sy - 14, CONFIG.COLORS.CRITICAL_MIN, s);
      }
    }

    pop();
  }

  function drawStar(x, y, col, s = 1) {
    push();
    translate(x, y);
    scale(s);
    fill(col);
    stroke(col);
    strokeWeight(1);
    beginShape();
    for (let i = 0; i < 10; i++) {
      const angle = (TWO_PI / 10) * i - HALF_PI;
      const r = i % 2 === 0 ? 10 : 4;
      vertex(cos(angle) * r, sin(angle) * r);
    }
    endShape(CLOSE);
    pop();
  }

  function drawDiamond(x, y, col, s = 1) {
    push();
    translate(x, y);
    scale(s);
    fill(col);
    stroke(col);
    strokeWeight(1);
    beginShape();
    vertex(0, -10);
    vertex(7, 0);
    vertex(0, 10);
    vertex(-7, 0);
    endShape(CLOSE);
    pop();
  }

  function collectPoint(index) {
    collectedPoints.add(index);
  }

  function getCriticalPoints() {
    return criticalPoints;
  }

  function isCollected(index) {
    return collectedPoints.has(index);
  }

  return { build, getY, draw, collectPoint, getCriticalPoints, isCollected };
})();
